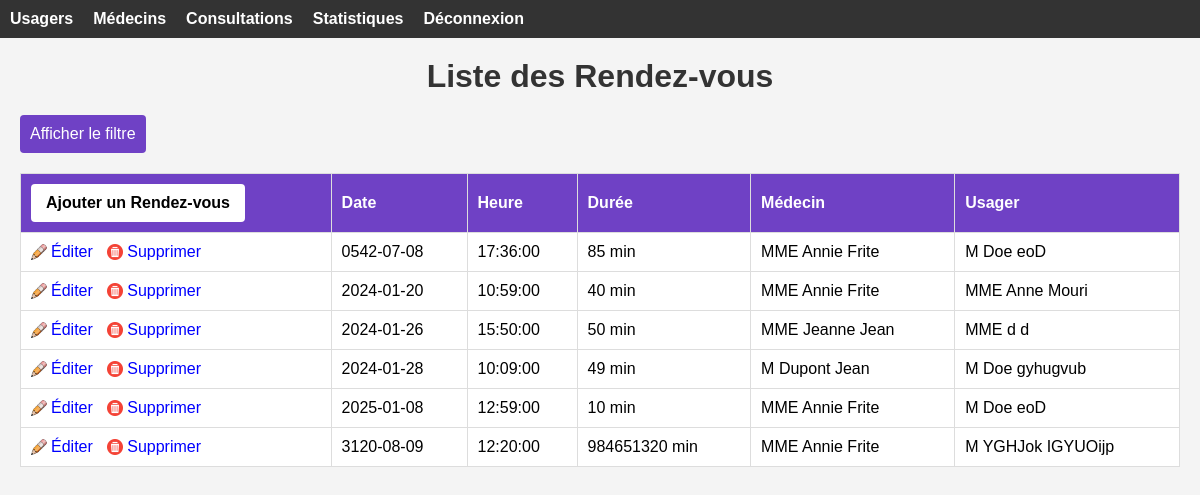
The app's page /ProjetCabinet/consultation.php (signed in) with its own data.
### tables this page shows
CREATE TABLE `rdv` (
  `Id_RDV` int(11) NOT NULL,
  `Dates` date NOT NULL,
  `Heure` time NOT NULL,
  `Durée` int(11) NOT NULL,
  `Id_Médecin` int(11) NOT NULL,
  `Id_Usager` int(11) NOT NULL
);

CREATE TABLE `usager` (
  `Id_Usager` int(11) NOT NULL,
  `Civilité` varchar(50) NOT NULL,
  `Nom` varchar(50) NOT NULL,
  `Prenom` varchar(60) NOT NULL,
  `Adresse_complète` varchar(200) NOT NULL,
  `Lieu_de_naissance` varchar(200) NOT NULL,
  `Date_de_naissance` date NOT NULL,
  `Num_Sécu` decimal(15,0) NOT NULL,
  `Id_Médecin` int(11) DEFAULT NULL
);

### ProjetCabinet/consultation.php (the view, shortened to what this page needs)
<!DOCTYPE html>
<head>
    <link rel="stylesheet" type="text/css" href="./css/consultation.css">
</head>
<body>
<?php
include('authentification.php');
include('header.php');
?>
<div class='container'>
    <h1>Liste des Rendez-vous</h1>
    <label for="toggleFilter" id="filtrerLabel">Afficher le filtre</label>
    <?php
    $sql = "SELECT r.*, m.Civilité as civmed, m.Nom as nommed, m.Prénom as premed, u.Civilité as civusager, u.Nom as nomusager, u.Prenom as preusager
            FROM rdv r
            JOIN médecin m ON r.Id_Médecin = m.Id_Médecin
            JOIN usager u ON r.Id_Usager = u.Id_Usager
            ORDER BY r.Dates, r.Heure";
    $stmt = $linkpdo->query($sql);
    if ($stmt->rowCount() > 0) {
        ?>
        <table border="1" class="background-table">
            <tr>
                <th><a href="ajoutrdv.php" class="button">Ajouter un Rendez-vous</a></th>
                <th>Date</th>
                <th>Heure</th>
                <th>Durée</th>
                <th>Médecin</th>
                <th>Usager</th>
            </tr>
            <?php
            $sql = "SELECT r.*, m.Civilité as civmed, m.Nom as nommed, m.Prénom as premed, u.Civilité as civusager, u.Nom as nomusager, u.Prenom as preusager
            FROM rdv r
            JOIN médecin m ON r.Id_Médecin = m.Id_Médecin
            JOIN usager u ON r.Id_Usager = u.Id_Usager
            WHERE Dates IS NOT NULL";
            $sql .= " ORDER BY r.Dates, r.Heure";
            $stmt = $linkpdo->query($sql);
            while ($row = $stmt->fetch(PDO::FETCH_ASSOC)) {
                echo "<tr>
                    <td>
                        <a class='edit-link' href='./modifrdv.php?id=".$row['Id_Usager']."'>Éditer</a>
                        <a class='delete-link' href='./supprdv.php?id=".$row['Id_Usager']."'>Supprimer</a>
                    </td>
                    <td>{$row['Dates']}</td>
                    <td>{$row['Heure']}</td>
                    <td>{$row['Durée']} min</td>
                    <td>{$row['civmed']} {$row['nommed']} {$row['premed']}</td>
                    <td>";
                    if($row['civusager'] == 'Homme'){
                        echo "M";
                    }else{
                        echo"MME";
                    }
                    echo " {$row['nomusager']} {$row['preusager']}</td>
                </tr>";
            }
            ?>
        </table>
        <?php
    } else {
        echo "<p>Aucun rendez-vous trouvé.</p>";
    }
    ?>
</div>
</body>
</html>

### ProjetCabinet/css/consultation.css (style rules this page uses)
body, h1, h3, form, table { margin: 0; padding: 0; }
body { font-family: Arial, sans-serif; background-color: #f4f4f4; }
h1 { text-align: center; margin: 20px 0; color: #333; }
table.background-table { width: 100%; border-collapse: collapse; margin-top: 20px; position: sticky; top: 0; left: 0; z-index: 0; }
table, th, td { border: 1px solid #ddd; background-color: #ffffff; }
th, td { padding: 10px; text-align: left; }
th { background-color: rgb(111, 65, 197); color: #fff; }
a { text-decoration: none; color: #333; }
td > a { color: blue; }
a.edit-link, a.delete-link { display: inline-block; background-repeat: no-repeat; background-position: left center; padding-left: 20px; margin-right: 10px; }
a.edit-link { background-image: url('../image/crayon.png'); background-size: 16px; }
a.delete-link { background-image: url('../image/supprimer.png'); background-size: 16px; }
label[for="toggleFilter"] { position: relative; z-index: 2; }
label#filtrerLabel { display: inline-block; padding: 10px; background-color: rgb(111, 65, 197); color: #fff; border-radius: 4px; cursor: pointer; transition: background-color 0.3s ease; }
.container { margin: 20px; }
.button { display: inline-block; padding: 10px 15px; background-color: rgb(255, 255, 255); color: black; text-decoration: none; border-radius: 4px; font-size: 16px; transition: background-color 0.3s ease; }

### ProjetCabinet/header.css (style rules this page uses)
body { font-family: Arial, sans-serif; margin: 0; padding: 0; }

### records on screen
rdv: Dates "0542-07-08", Heure "17:36:00", Durée "85", Id_Médecin.Civilité "MME", Id_Médecin.Nom "Annie", Id_Médecin.Prénom "Frite", Id_Usager.Nom "Doe", Id_Usager.Prenom "eoD"
rdv: Dates "2024-01-20", Heure "10:59:00", Durée "40", Id_Médecin.Civilité "MME", Id_Médecin.Nom "Annie", Id_Médecin.Prénom "Frite", Id_Usager.Nom "Anne", Id_Usager.Prenom "Mouri"
rdv: Dates "2024-01-26", Heure "15:50:00", Durée "50", Id_Médecin.Civilité "MME", Id_Médecin.Nom "Jeanne", Id_Médecin.Prénom "Jean", Id_Usager.Nom "d", Id_Usager.Prenom "d"
rdv: Dates "2024-01-28", Heure "10:09:00", Durée "49", Id_Médecin.Civilité "M", Id_Médecin.Nom "Dupont", Id_Médecin.Prénom "Jean", Id_Usager.Nom "Doe", Id_Usager.Prenom "gyhugvub"
rdv: Dates "2025-01-08", Heure "12:59:00", Durée "10", Id_Médecin.Civilité "MME", Id_Médecin.Nom "Annie", Id_Médecin.Prénom "Frite", Id_Usager.Nom "Doe", Id_Usager.Prenom "eoD"
rdv: Dates "3120-08-09", Heure "12:20:00", Durée "984651320", Id_Médecin.Civilité "MME", Id_Médecin.Nom "Annie", Id_Médecin.Prénom "Frite", Id_Usager.Nom "YGHJok", Id_Usager.Prenom "IGYUOijp"
